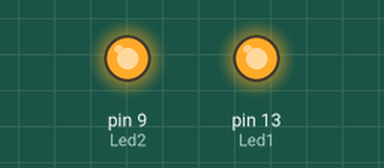
The sketch below on a simulated Arduino Uno, built with avr-gcc and run on an emulated ATmega328P. Parts: output pins drawn as LEDs (lit = HIGH).

Above: at 2.5 s.
At 5.2 s:
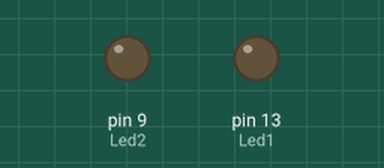
Timing chart, 0 to 7.2 s (numbered marks = the images above):
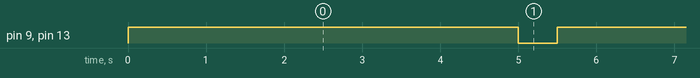

Measured:
- by itself, pin 9 (Led2), pin 13 (Led1): alternates HIGH for 5.0 s and LOW for 0.50 s

The sketch:

Code-04_5__s_on___0.5__s_off_.ino
```cpp
int Led1=13;
int Led2=9;

void setup() {

  // put your setup code here, to run once:

pinMode(Led1,OUTPUT);
pinMode(Led2,OUTPUT);

}

void loop() {
  // put your main code here, to run repeatedly:

digitalWrite(Led1,HIGH);
digitalWrite(Led2,HIGH);
delay(5000);
digitalWrite(Led1,LOW);
digitalWrite(Led2,LOW);
delay(500);


}
```
